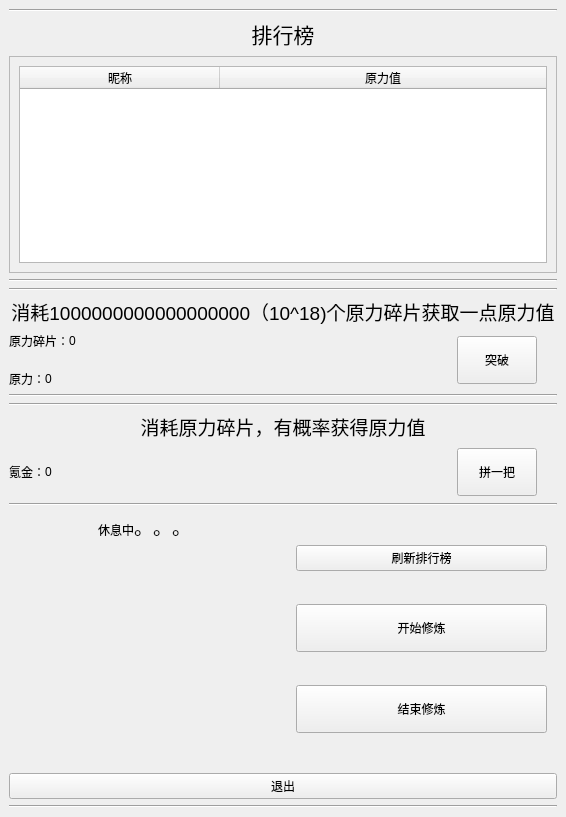
<?xml version="1.0" encoding="UTF-8"?>
<ui version="4.0">
 <class>MainWindow</class>
 <widget class="QMainWindow" name="MainWindow">
  <property name="geometry">
   <rect>
    <x>0</x>
    <y>0</y>
    <width>566</width>
    <height>817</height>
   </rect>
  </property>
  <property name="minimumSize">
   <size>
    <width>550</width>
    <height>600</height>
   </size>
  </property>
  <property name="maximumSize">
   <size>
    <width>600</width>
    <height>10086</height>
   </size>
  </property>
  <property name="windowTitle">
   <string>MainWindow</string>
  </property>
  <widget class="QWidget" name="centralwidget">
   <layout class="QVBoxLayout" name="verticalLayout_8">
    <item>
     <widget class="Line" name="line_6">
      <property name="orientation">
       <enum>Qt::Horizontal</enum>
      </property>
     </widget>
    </item>
    <item>
     <layout class="QVBoxLayout" name="verticalLayout_5">
      <item>
       <widget class="QLabel" name="topic_1">
        <property name="text">
         <string>&lt;html&gt;&lt;head/&gt;&lt;body&gt;&lt;p&gt;&lt;span style=&quot; font-size:16pt;&quot;&gt;排行榜&lt;/span&gt;&lt;/p&gt;&lt;/body&gt;&lt;/html&gt;</string>
        </property>
        <property name="scaledContents">
         <bool>true</bool>
        </property>
        <property name="alignment">
         <set>Qt::AlignCenter</set>
        </property>
       </widget>
      </item>
      <item>
       <layout class="QVBoxLayout" name="verticalLayout_2">
        <item>
         <widget class="QScrollArea" name="scrollArea">
          <property name="widgetResizable">
           <bool>true</bool>
          </property>
          <widget class="QWidget" name="scrollAreaWidgetContents">
           <property name="geometry">
            <rect>
             <x>0</x>
             <y>0</y>
             <width>542</width>
             <height>219</height>
            </rect>
           </property>
           <layout class="QVBoxLayout" name="verticalLayout">
            <item>
             <widget class="QTableWidget" name="tableWidget">
              <property name="styleSheet">
               <string notr="true"/>
              </property>
              <property name="dragDropOverwriteMode">
               <bool>true</bool>
              </property>
              <property name="showGrid">
               <bool>true</bool>
              </property>
              <property name="sortingEnabled">
               <bool>false</bool>
              </property>
              <property name="wordWrap">
               <bool>true</bool>
              </property>
              <property name="cornerButtonEnabled">
               <bool>true</bool>
              </property>
              <property name="columnCount">
               <number>2</number>
              </property>
              <attribute name="horizontalHeaderVisible">
               <bool>true</bool>
              </attribute>
              <attribute name="horizontalHeaderCascadingSectionResizes">
               <bool>true</bool>
              </attribute>
              <attribute name="horizontalHeaderMinimumSectionSize">
               <number>200</number>
              </attribute>
              <attribute name="horizontalHeaderDefaultSectionSize">
               <number>200</number>
              </attribute>
              <attribute name="horizontalHeaderShowSortIndicator" stdset="0">
               <bool>false</bool>
              </attribute>
              <attribute name="horizontalHeaderStretchLastSection">
               <bool>true</bool>
              </attribute>
              <attribute name="verticalHeaderCascadingSectionResizes">
               <bool>false</bool>
              </attribute>
              <attribute name="verticalHeaderShowSortIndicator" stdset="0">
               <bool>false</bool>
              </attribute>
              <attribute name="verticalHeaderStretchLastSection">
               <bool>false</bool>
              </attribute>
              <column>
               <property name="text">
                <string>昵称</string>
               </property>
              </column>
              <column>
               <property name="text">
                <string>原力值</string>
               </property>
              </column>
             </widget>
            </item>
           </layout>
          </widget>
         </widget>
        </item>
       </layout>
      </item>
     </layout>
    </item>
    <item>
     <widget class="Line" name="line">
      <property name="orientation">
       <enum>Qt::Horizontal</enum>
      </property>
     </widget>
    </item>
    <item>
     <layout class="QVBoxLayout" name="verticalLayout_6">
      <item>
       <widget class="Line" name="line_3">
        <property name="orientation">
         <enum>Qt::Horizontal</enum>
        </property>
       </widget>
      </item>
      <item>
       <widget class="QLabel" name="topic_2">
        <property name="text">
         <string>&lt;html&gt;&lt;head/&gt;&lt;body&gt;&lt;p&gt;&lt;span style=&quot; font-size:14pt;&quot;&gt;消耗1000000000000000000（10^18)个原力碎片获取一点原力值&lt;/span&gt;&lt;/p&gt;&lt;/body&gt;&lt;/html&gt;</string>
        </property>
        <property name="alignment">
         <set>Qt::AlignCenter</set>
        </property>
       </widget>
      </item>
      <item>
       <layout class="QHBoxLayout" name="forceAndBtnlLayout" stretch="0,0">
        <property name="spacing">
         <number>20</number>
        </property>
        <property name="rightMargin">
         <number>20</number>
        </property>
        <item>
         <layout class="QVBoxLayout" name="forceLayout_3">
          <item>
           <layout class="QHBoxLayout" name="forceHlLayout_2" stretch="0,1">
            <property name="spacing">
             <number>0</number>
            </property>
            <item>
             <widget class="QLabel" name="forceLabel_2">
              <property name="styleSheet">
               <string notr="true">
font: 16pt &quot;隶书&quot;;</string>
              </property>
              <property name="text">
               <string>&lt;html&gt;&lt;head/&gt;&lt;body&gt;&lt;p&gt;原力碎片：&lt;/p&gt;&lt;/body&gt;&lt;/html&gt;</string>
              </property>
              <property name="textFormat">
               <enum>Qt::AutoText</enum>
              </property>
              <property name="alignment">
               <set>Qt::AlignLeading|Qt::AlignLeft|Qt::AlignVCenter</set>
              </property>
              <property name="textInteractionFlags">
               <set>Qt::NoTextInteraction</set>
              </property>
             </widget>
            </item>
            <item>
             <widget class="QLabel" name="forcNumberlabel_2">
              <property name="styleSheet">
               <string notr="true">font: 16pt &quot;Agency FB&quot;;</string>
              </property>
              <property name="text">
               <string>0</string>
              </property>
             </widget>
            </item>
           </layout>
          </item>
          <item>
           <layout class="QHBoxLayout" name="forceHlLayout" stretch="0,1">
            <property name="spacing">
             <number>0</number>
            </property>
            <item>
             <widget class="QLabel" name="forceLabel">
              <property name="styleSheet">
               <string notr="true">
font: 16pt &quot;隶书&quot;;</string>
              </property>
              <property name="text">
               <string>原力：</string>
              </property>
              <property name="textFormat">
               <enum>Qt::AutoText</enum>
              </property>
              <property name="alignment">
               <set>Qt::AlignLeading|Qt::AlignLeft|Qt::AlignVCenter</set>
              </property>
              <property name="textInteractionFlags">
               <set>Qt::NoTextInteraction</set>
              </property>
             </widget>
            </item>
            <item>
             <widget class="QLabel" name="forcNumberlabel">
              <property name="styleSheet">
               <string notr="true">font: 16pt &quot;Agency FB&quot;;</string>
              </property>
              <property name="text">
               <string>0</string>
              </property>
             </widget>
            </item>
           </layout>
          </item>
         </layout>
        </item>
        <item>
         <widget class="QPushButton" name="breakthroughBtn">
          <property name="styleSheet">
           <string notr="true">font: 16pt &quot;黑体&quot;;
width:40%;
height:40%;</string>
          </property>
          <property name="text">
           <string>突破</string>
          </property>
          <property name="iconSize">
           <size>
            <width>16</width>
            <height>16</height>
           </size>
          </property>
          <property name="autoRepeat">
           <bool>false</bool>
          </property>
          <property name="autoExclusive">
           <bool>true</bool>
          </property>
          <property name="autoRepeatDelay">
           <number>100</number>
          </property>
          <property name="autoDefault">
           <bool>false</bool>
          </property>
          <property name="default">
           <bool>false</bool>
          </property>
          <property name="flat">
           <bool>false</bool>
          </property>
         </widget>
        </item>
       </layout>
      </item>
     </layout>
    </item>
    <item>
     <widget class="Line" name="line_5">
      <property name="orientation">
       <enum>Qt::Horizontal</enum>
      </property>
     </widget>
    </item>
    <item>
     <layout class="QVBoxLayout" name="verticalLayout_7">
      <item>
       <widget class="Line" name="line_4">
        <property name="orientation">
         <enum>Qt::Horizontal</enum>
        </property>
       </widget>
      </item>
      <item>
       <widget class="QLabel" name="topic_3">
        <property name="text">
         <string>&lt;html&gt;&lt;head/&gt;&lt;body&gt;&lt;p&gt;&lt;span style=&quot; font-size:14pt;&quot;&gt;消耗原力碎片，有概率获得原力值&lt;/span&gt;&lt;/p&gt;&lt;/body&gt;&lt;/html&gt;</string>
        </property>
        <property name="alignment">
         <set>Qt::AlignCenter</set>
        </property>
       </widget>
      </item>
      <item>
       <layout class="QHBoxLayout" name="guessAndBtnLayout" stretch="1,0">
        <property name="spacing">
         <number>20</number>
        </property>
        <property name="leftMargin">
         <number>0</number>
        </property>
        <property name="topMargin">
         <number>1</number>
        </property>
        <property name="rightMargin">
         <number>20</number>
        </property>
        <property name="bottomMargin">
         <number>1</number>
        </property>
        <item>
         <layout class="QHBoxLayout" name="guessHlLayout" stretch="0,1">
          <property name="spacing">
           <number>0</number>
          </property>
          <item>
           <widget class="QLabel" name="guessLabel">
            <property name="styleSheet">
             <string notr="true">
font: 16pt &quot;隶书&quot;;</string>
            </property>
            <property name="text">
             <string>&lt;html&gt;&lt;head/&gt;&lt;body&gt;&lt;p&gt;氪金：&lt;/p&gt;&lt;/body&gt;&lt;/html&gt;</string>
            </property>
            <property name="textFormat">
             <enum>Qt::AutoText</enum>
            </property>
            <property name="alignment">
             <set>Qt::AlignLeading|Qt::AlignLeft|Qt::AlignVCenter</set>
            </property>
            <property name="textInteractionFlags">
             <set>Qt::NoTextInteraction</set>
            </property>
           </widget>
          </item>
          <item>
           <widget class="QLabel" name="guessNumberlabel">
            <property name="styleSheet">
             <string notr="true">font: 16pt &quot;Agency FB&quot;;</string>
            </property>
            <property name="text">
             <string>0</string>
            </property>
           </widget>
          </item>
         </layout>
        </item>
        <item>
         <widget class="QPushButton" name="guessBtn">
          <property name="styleSheet">
           <string notr="true">font: 16pt &quot;华文行楷&quot;;
width:40%;
height:40%;</string>
          </property>
          <property name="text">
           <string>拼一把</string>
          </property>
         </widget>
        </item>
       </layout>
      </item>
     </layout>
    </item>
    <item>
     <widget class="Line" name="line_2">
      <property name="orientation">
       <enum>Qt::Horizontal</enum>
      </property>
     </widget>
    </item>
    <item>
     <layout class="QHBoxLayout" name="horizontalLayout">
      <item>
       <layout class="QVBoxLayout" name="verticalLayout_4" stretch="0,1">
        <item>
         <widget class="QLabel" name="stateLabel">
          <property name="text">
           <string>&lt;html&gt;&lt;head/&gt;&lt;body&gt;&lt;p align=&quot;center&quot;&gt;休息中&lt;span style=&quot; font-size:14pt;&quot;&gt;。。。&lt;/span&gt;&lt;/p&gt;&lt;/body&gt;&lt;/html&gt;</string>
          </property>
         </widget>
        </item>
        <item>
         <widget class="QLabel" name="label">
          <property name="text">
           <string/>
          </property>
          <property name="pixmap">
           <pixmap>../pic/stop.jpg</pixmap>
          </property>
          <property name="scaledContents">
           <bool>true</bool>
          </property>
         </widget>
        </item>
       </layout>
      </item>
      <item>
       <layout class="QVBoxLayout" name="verticalLayout_3">
        <property name="spacing">
         <number>10</number>
        </property>
        <property name="leftMargin">
         <number>10</number>
        </property>
        <property name="topMargin">
         <number>10</number>
        </property>
        <property name="rightMargin">
         <number>10</number>
        </property>
        <property name="bottomMargin">
         <number>10</number>
        </property>
        <item>
         <widget class="QPushButton" name="pushButton">
          <property name="text">
           <string>刷新排行榜</string>
          </property>
         </widget>
        </item>
        <item>
         <widget class="QPushButton" name="startBtn">
          <property name="styleSheet">
           <string notr="true">with:40%;
font: 16pt &quot;黑体&quot;;
height:40%</string>
          </property>
          <property name="text">
           <string>开始修炼</string>
          </property>
         </widget>
        </item>
        <item>
         <widget class="QPushButton" name="stopBtn">
          <property name="styleSheet">
           <string notr="true">with:40%;
height:40%;
font: 16pt &quot;黑体&quot;;</string>
          </property>
          <property name="text">
           <string>结束修炼</string>
          </property>
          <property name="iconSize">
           <size>
            <width>16</width>
            <height>32</height>
           </size>
          </property>
         </widget>
        </item>
       </layout>
      </item>
     </layout>
    </item>
    <item>
     <widget class="QPushButton" name="exitBtn">
      <property name="styleSheet">
       <string notr="true">font: 16pt &quot;华文新魏&quot;;</string>
      </property>
      <property name="text">
       <string>退出</string>
      </property>
     </widget>
    </item>
    <item>
     <widget class="Line" name="line_7">
      <property name="orientation">
       <enum>Qt::Horizontal</enum>
      </property>
     </widget>
    </item>
   </layout>
  </widget>
 </widget>
 <resources/>
 <connections>
  <connection>
   <sender>breakthroughBtn</sender>
   <signal>clicked()</signal>
   <receiver>MainWindow</receiver>
   <slot>break_through()</slot>
   <hints>
    <hint type="sourcelabel">
     <x>531</x>
     <y>208</y>
    </hint>
    <hint type="destinationlabel">
     <x>481</x>
     <y>175</y>
    </hint>
   </hints>
  </connection>
  <connection>
   <sender>guessBtn</sender>
   <signal>clicked()</signal>
   <receiver>MainWindow</receiver>
   <slot>guess()</slot>
   <hints>
    <hint type="sourcelabel">
     <x>516</x>
     <y>319</y>
    </hint>
    <hint type="destinationlabel">
     <x>477</x>
     <y>293</y>
    </hint>
   </hints>
  </connection>
  <connection>
   <sender>startBtn</sender>
   <signal>clicked()</signal>
   <receiver>MainWindow</receiver>
   <slot>start_pratice()</slot>
   <hints>
    <hint type="sourcelabel">
     <x>579</x>
     <y>519</y>
    </hint>
    <hint type="destinationlabel">
     <x>371</x>
     <y>362</y>
    </hint>
   </hints>
  </connection>
  <connection>
   <sender>stopBtn</sender>
   <signal>clicked()</signal>
   <receiver>MainWindow</receiver>
   <slot>stop_pratice()</slot>
   <hints>
    <hint type="sourcelabel">
     <x>579</x>
     <y>599</y>
    </hint>
    <hint type="destinationlabel">
     <x>533</x>
     <y>446</y>
    </hint>
   </hints>
  </connection>
  <connection>
   <sender>exitBtn</sender>
   <signal>clicked()</signal>
   <receiver>MainWindow</receiver>
   <slot>exit_app()</slot>
   <hints>
    <hint type="sourcelabel">
     <x>391</x>
     <y>642</y>
    </hint>
    <hint type="destinationlabel">
     <x>452</x>
     <y>530</y>
    </hint>
   </hints>
  </connection>
  <connection>
   <sender>pushButton</sender>
   <signal>clicked()</signal>
   <receiver>MainWindow</receiver>
   <slot>flush_ranking_list()</slot>
   <hints>
    <hint type="sourcelabel">
     <x>378</x>
     <y>427</y>
    </hint>
    <hint type="destinationlabel">
     <x>331</x>
     <y>391</y>
    </hint>
   </hints>
  </connection>
 </connections>
 <slots>
  <slot>break_through()</slot>
  <slot>guess()</slot>
  <slot>start_pratice()</slot>
  <slot>stop_pratice()</slot>
  <slot>exit_app()</slot>
  <slot>flush_ranking_list()</slot>
 </slots>
</ui>
